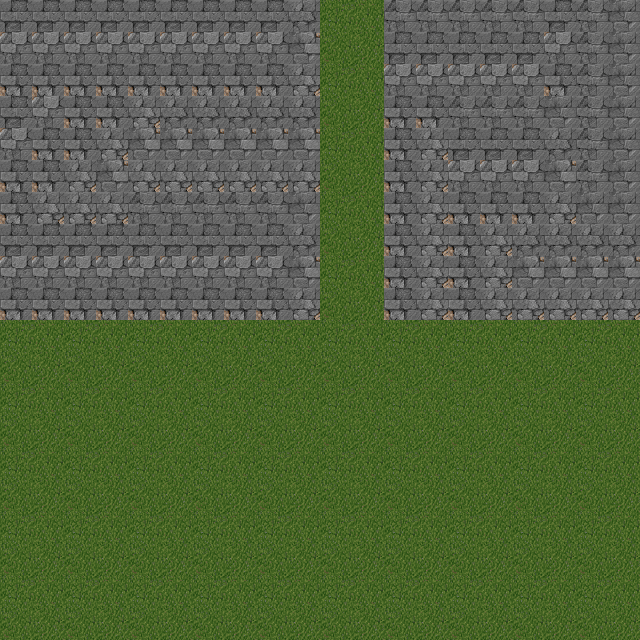

Rendered tile map (Tiled .tmx) drawn with the repository's tilesets; below, a short description and the map source with its tile grids summarised:
An orthogonal 20x20 tile map with 32x32 px tiles, 2 tile layers (ground, obstacles) and 10 objects.

<map version="1.0" orientation="orthogonal" width="20" height="20" tilewidth="32" tileheight="32">
 <tileset firstgid="1" name="image (1)" tilewidth="32" tileheight="32">
  <image source="image (1).png" width="512" height="512" />
 </tileset>
 <layer name="ground" width="20" height="20">
  <data>[400 cells, 400 non-empty, 4 distinct tile ids]</data>
 </layer>
 <layer name="obstacles" width="20" height="20">
  <data>[400 cells, 180 non-empty, 8 distinct tile ids]</data>
 </layer>
 <objectgroup name="doors" width="20" height="20">
  <object x="319" y="252" width="68" height="68" />
 </objectgroup>
 <objectgroup name="transitions" width="20" height="20" />
 <objectgroup name="containers" width="20" height="20">
  <object x="35" y="545" width="28" height="28" />
  <object x="37" y="581" width="27" height="27" />
  <object x="66" y="576" width="31" height="31" />
  <object x="67" y="546" width="28" height="28">
   <properties>
    <property name="contains" value="key" />
   </properties>
  </object>
 </objectgroup>
 <objectgroup name="enemies" width="20" height="20">
  <object x="337" y="107" width="31" height="28" />
  <object x="343" y="47" width="27" height="38" />
  <object x="332" y="170" width="29" height="29" />
 </objectgroup>
 <objectgroup name="collision" width="20" height="20">
  <object x="388" y="2" width="317" height="317" />
  <object x="1" y="2" width="318" height="318" />
 </objectgroup>
</map>
